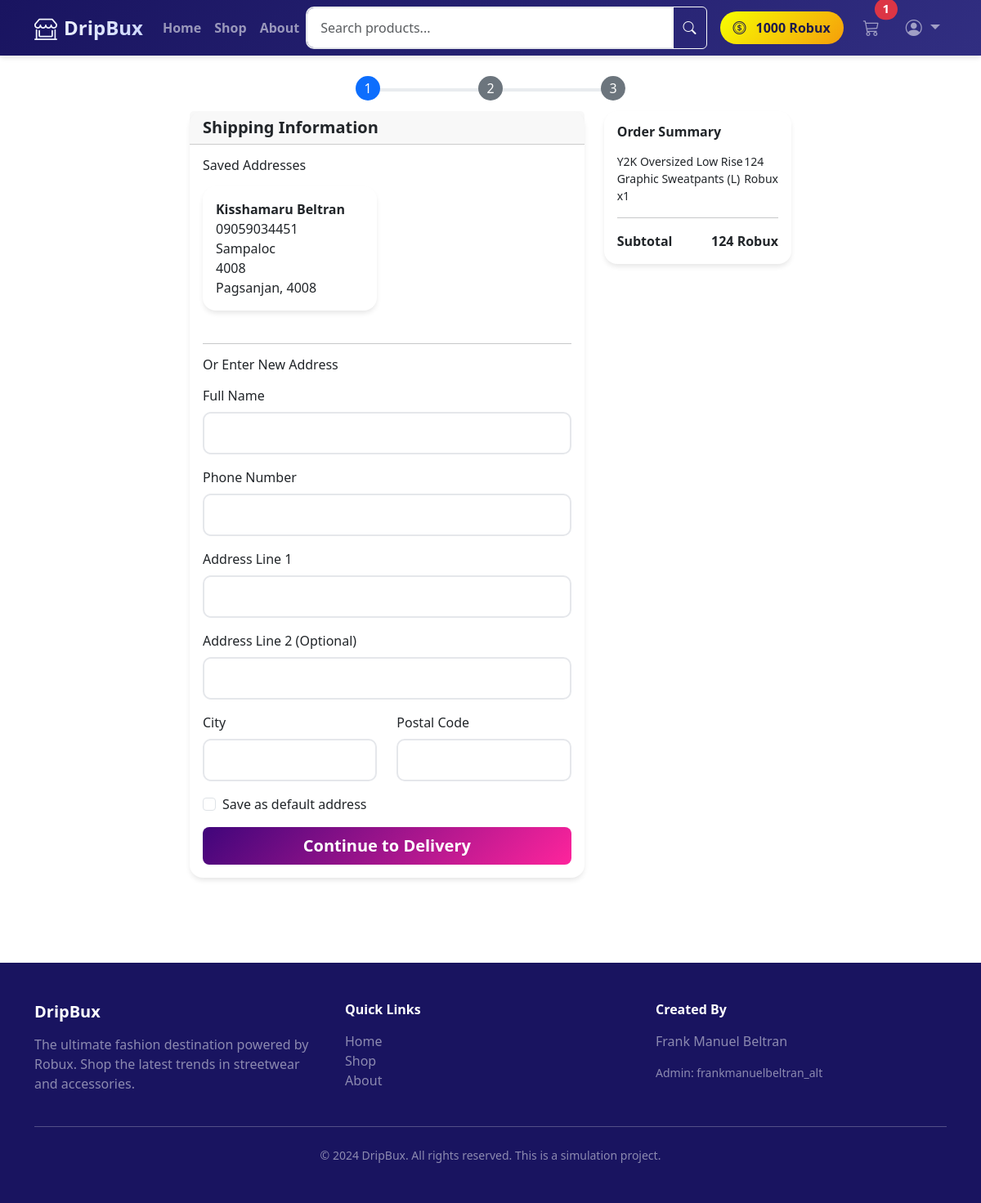
Screenshot of /shop/checkout/shipping (signed in) with the database file from the repository.
### DripBux/models.py (models this page shows, shortened)
class User(UserMixin, db.Model):
    __tablename__ = 'users'
    id = db.Column(db.Integer, primary_key=True)
    username = db.Column(db.String(80), unique=True, nullable=False, index=True)
    email = db.Column(db.String(120), unique=True, nullable=False)
    password_hash = db.Column(db.String(255), nullable=False)
    robux_balance = db.Column(db.Integer, default=1000)  # Starting balance
    is_admin = db.Column(db.Boolean, default=False)
    created_at = db.Column(db.DateTime, default=datetime.utcnow)
    addresses = db.relationship('Address', backref='user', lazy=True, cascade='all, delete-orphan')
    cart = db.relationship('Cart', backref='user', uselist=False, cascade='all, delete-orphan')
    orders = db.relationship('Order', backref='user', lazy=True, cascade='all, delete-orphan')
    wishlist_items = db.relationship('Wishlist', backref='user', lazy=True, cascade='all, delete-orphan')
    reviews = db.relationship('Review', backref='user', lazy=True, cascade='all, delete-orphan')
    transactions = db.relationship('Transaction', backref='user', lazy=True, cascade='all, delete-orphan')

class CartItem(db.Model):
    __tablename__ = 'cart_items'
    id = db.Column(db.Integer, primary_key=True)
    cart_id = db.Column(db.Integer, db.ForeignKey('carts.id'), nullable=False)
    product_id = db.Column(db.Integer, db.ForeignKey('products.id'), nullable=False)
    size_id = db.Column(db.Integer, db.ForeignKey('product_sizes.id'), nullable=False)
    quantity = db.Column(db.Integer, default=1)
    added_at = db.Column(db.DateTime, default=datetime.utcnow)
    product = db.relationship('Product')
    size = db.relationship('ProductSize')
    def get_subtotal(self):
        return (self.product.price_robux + self.size.price_modifier) * self.quantity

class Address(db.Model):
    __tablename__ = 'addresses'
    id = db.Column(db.Integer, primary_key=True)
    user_id = db.Column(db.Integer, db.ForeignKey('users.id'), nullable=False)
    full_name = db.Column(db.String(100), nullable=False)
    phone = db.Column(db.String(20), nullable=False)
    address_line1 = db.Column(db.String(255), nullable=False)
    address_line2 = db.Column(db.String(255))
    city = db.Column(db.String(100), nullable=False)
    postal_code = db.Column(db.String(20), nullable=False)
    is_default = db.Column(db.Boolean, default=False)
    created_at = db.Column(db.DateTime, default=datetime.utcnow)

class Product(db.Model):
    __tablename__ = 'products'
    id = db.Column(db.Integer, primary_key=True)
    name = db.Column(db.String(150), nullable=False)
    description = db.Column(db.Text)
    category = db.Column(db.String(50), nullable=False, index=True)  # shirts, hoodies, pants, accessories
    price_robux = db.Column(db.Integer, nullable=False)
    image_url = db.Column(db.String(255))
    additional_images = db.Column(db.JSON)  # List of additional image URLs
    is_active = db.Column(db.Boolean, default=True)
    created_at = db.Column(db.DateTime, default=datetime.utcnow)
    sizes = db.relationship('ProductSize', backref='product', lazy=True, cascade='all, delete-orphan')
    reviews = db.relationship('Review', backref='product', lazy=True, cascade='all, delete-orphan')
    order_items = db.relationship('OrderItem', backref='product', lazy=True)

class ProductSize(db.Model):
    __tablename__ = 'product_sizes'
    id = db.Column(db.Integer, primary_key=True)
    product_id = db.Column(db.Integer, db.ForeignKey('products.id'), nullable=False)
    size = db.Column(db.String(10), nullable=False)  # XS, S, M, L, XL, XXL
    stock = db.Column(db.Integer, default=0)
    price_modifier = db.Column(db.Integer, default=0)  # Additional cost for this size

### DripBux/routes/shop.py (the view, shortened to what this page needs)
@shop_bp.route('/checkout/shipping', methods=['GET', 'POST'])
@login_required
def checkout_shipping():
    if not current_user.cart or not current_user.cart.items:
        flash('Your cart is empty.', 'warning')
        return redirect(url_for('shop.view_cart'))
    form = AddressForm()
    addresses = Address.query.filter_by(user_id=current_user.id).all()
    return render_template('shop/checkout_shipping.html',
                         form=form,
                         addresses=addresses,
                         cart=current_user.cart)

### DripBux/templates/shop/checkout_shipping.html (shortened to what this page needs)
{% extends "base.html" %}
{% block content %}
<div class="container py-4">
    <div class="row justify-content-center">
        <div class="col-lg-8">
            <div class="d-flex justify-content-center mb-4">
                <div class="position-relative" style="width: 300px;">
                    <div class="position-absolute top-0 start-0 translate-middle bg-primary text-white rounded-circle d-flex align-items-center justify-content-center" style="width: 30px; height: 30px;">1</div>
                    <div class="position-absolute top-0 start-50 translate-middle bg-secondary text-white rounded-circle d-flex align-items-center justify-content-center" style="width: 30px; height: 30px;">2</div>
                    <div class="position-absolute top-0 start-100 translate-middle bg-secondary text-white rounded-circle d-flex align-items-center justify-content-center" style="width: 30px; height: 30px;">3</div>
                </div>
            </div>
            <div class="row">
                <div class="col-md-8">
                    <div class="card">
                        <div class="card-header">
                            <h5 class="fw-bold mb-0">Shipping Information</h5>
                        </div>
                        <div class="card-body">
                            {% if addresses %}
                            <h6 class="mb-3">Saved Addresses</h6>
                            <div class="row mb-4">
                                {% for address in addresses %}
                                <div class="col-md-6 mb-3">
                                    <div class="card h-100 address-card"
                                         onclick="selectAddress(event, { address,id })"
                                         style="cursor: pointer;">
                                        <div class="card-body">
                                            <strong>{{ address.full_name }}</strong><br>
                                            {{ address.phone }}<br>
                                            {{ address.address_line1 }}<br>
                                            {% if address.address_line2 %}
                                                {{ address.address_line2 }}<br>
                                            {% endif %}
                                            {{ address.city }}, {{ address.postal_code }}
                                        </div>
                                    </div>
                                </div>
                                {% endfor %}
                            </div>
                            <hr>
                            {% endif %}
                            <h6 class="mb-3">Or Enter New Address</h6>
                            <form method="POST" action="">
                                <div class="mb-3">
                                    {{ form.full_name.label(class="form-label") }}
                                    {{ form.full_name(class="form-control") }}
                                </div>
                                <div class="mb-3">
                                    {{ form.phone.label(class="form-label") }}
                                    {{ form.phone(class="form-control") }}
                                </div>
                                <div class="mb-3">
                                    {{ form.address_line1.label(class="form-label") }}
                                    {{ form.address_line1(class="form-control") }}
                                </div>
                                <div class="mb-3">
                                    {{ form.address_line2.label(class="form-label") }}
                                    {{ form.address_line2(class="form-control") }}
                                </div>
                                <div class="row">
                                    <div class="col-md-6 mb-3">
                                        {{ form.city.label(class="form-label") }}
                                        {{ form.city(class="form-control") }}
                                    </div>
                                    <div class="col-md-6 mb-3">
                                        {{ form.postal_code.label(class="form-label") }}
                                        {{ form.postal_code(class="form-control") }}
                                    </div>
                                </div>
                                <div class="mb-3 form-check">
                                    {{ form.is_default(class="form-check-input") }}
                                    {{ form.is_default.label(class="form-check-label") }}
                                </div>
                                <div class="d-grid">
                                    <button type="submit" class="btn btn-primary btn-lg">
                                        Continue to Delivery
                                    </button>
                                </div>
                            </form>
                        </div>
                    </div>
                </div>
                <div class="col-md-4">
                    <div class="card sticky-top" style="top: 100px;">
                        <div class="card-body">
                            <h6 class="fw-bold mb-3">Order Summary</h6>
                            {% for item in cart.items %}
                            <div class="d-flex justify-content-between mb-2">
                                <small>{{ item.product.name }} ({{ item.size.size }}) x{{ item.quantity }}</small>
                                <small>{{ item.get_subtotal() }} Robux</small>
                            </div>
                            {% endfor %}
                            <hr>
                            <div class="d-flex justify-content-between">
                                <span class="fw-bold">Subtotal</span>
                                <span class="fw-bold">{{ cart.get_subtotal() }} Robux</span>
                            </div>
                        </div>
                    </div>
                </div>
            </div>
        </div>
    </div>
</div>
{% endblock %}

### DripBux/templates/base.html (shortened to what this page needs)
<!DOCTYPE html>
<html lang="en">
<head>
    <link href="https://cdn.jsdelivr.net/npm/bootstrap@5.3.0/dist/css/bootstrap.min.css" rel="stylesheet">
    <link rel="stylesheet" href="https://cdn.jsdelivr.net/npm/bootstrap-icons@1.10.0/font/bootstrap-icons.css">
</head>
<body>
    <nav class="navbar navbar-expand-lg navbar-dark sticky-top">
        <div class="container">
            <a class="navbar-brand d-flex align-items-center" href="{{ url_for('main.index') }}">
                <i class="bi bi-shop-window me-2 fs-3"></i>
                <span class="fw-bold">DripBux</span>
            </a>
            <div class="collapse navbar-collapse" id="navbarNav">
                <ul class="navbar-nav me-auto mb-2 mb-lg-0">
                    <li class="nav-item">
                        <a class="nav-link fw-semibold" href="{{ url_for('main.index') }}">Home</a>
                    </li>
                    <li class="nav-item">
                        <a class="nav-link fw-semibold" href="{{ url_for('main.search') }}">Shop</a>
                    </li>
                    <li class="nav-item">
                        <a class="nav-link fw-semibold" href="{{ url_for('main.about') }}">About</a>
                    </li>
                </ul>
                <form class="d-flex me-3 flex-grow-1 flex-lg-auto" action="{{ url_for('main.search') }}" method="GET">
                    <div class="input-group w-100">
                        <input type="search" name="query" class="form-control" placeholder="Search products..." aria-label="Search">
                        <button class="btn btn-outline-light" type="submit"><i class="bi bi-search"></i></button>
                    </div>
                </form>
                <ul class="navbar-nav align-items-center">
                    {% if current_user.is_authenticated %}
                    <li class="nav-item me-3 d-flex align-items-center">
                        <span class="robux-badge">
                            <i class="bi bi-coin me-1"></i>
                            {{ current_user.robux_balance }} Robux
                        </span>
                    </li>
                    <li class="nav-item me-3 position-relative">
                        <a class="nav-link position-relative fs-5" href="{{ url_for('shop.view_cart') }}">
                            <i class="bi bi-cart3"></i>
                            {% if current_user.cart and current_user.cart.get_total_items() > 0 %}
                            <span class="position-absolute top-0 start-100 translate-middle badge rounded-pill bg-danger">
                                {{ current_user.cart.get_total_items() }}
                            </span>
                            {% endif %}
                        </a>
                    </li>
                    <li class="nav-item dropdown">
                        <a class="nav-link dropdown-toggle fs-5" href="#" role="button" data-bs-toggle="dropdown">
                            <i class="bi bi-person-circle"></i>
                        </a>
                    </li>
                    {% endif %}
                </ul>
            </div>
        </div>
    </nav>
    {% block content %}{% endblock %}
    <footer class="footer">
        <div class="container">
            <div class="row">
                <div class="col-md-4">
                    <h5 class="fw-bold mb-3">DripBux</h5>
                    <p class="text-white-50">The ultimate fashion destination powered by Robux. Shop the latest trends in streetwear and accessories.</p>
                </div>
                <div class="col-md-4">
                    <h6 class="fw-bold mb-3">Quick Links</h6>
                    <ul class="list-unstyled">
                        <li><a href="{{ url_for('main.index') }}" class="text-white-50 text-decoration-none">Home</a></li>
                        <li><a href="{{ url_for('main.search') }}" class="text-white-50 text-decoration-none">Shop</a></li>
                        <li><a href="{{ url_for('main.about') }}" class="text-white-50 text-decoration-none">About</a></li>
                    </ul>
                </div>
                <div class="col-md-4">
                    <h6 class="fw-bold mb-3">Created By</h6>
                    <p class="text-white-50">Frank Manuel Beltran</p>
                    <p class="text-white-50 small">Admin: frankmanuelbeltran_alt</p>
                </div>
            </div>
            <hr class="my-4">
            <div class="text-center text-white-50 small">
                &copy; 2024 DripBux. All rights reserved. This is a simulation project.
            </div>
        </div>
    </footer>
</body>
</html>

### rows the page displays
User: robux_balance "1000"
CartItem: cart.get_total_items "1", product.name "Y2K Oversized Low Rise Graphic Sweatpants", size.size "L", quantity "1", get_subtotal "124"
Address: full_name "Kisshamaru Beltran", phone "09059034451", address_line1 "Sampaloc", address_line2 "4008", city "Pagsanjan", postal_code "4008"
Product: get_subtotal "124"
